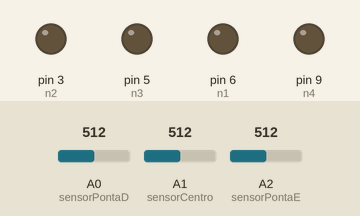
A sketch run on a simulated Arduino Uno, built with avr-gcc and run on an emulated ATmega328P. Parts: output pins drawn as LEDs (lit = HIGH). The inputs (shaded band) are chosen by the test bench; at power-on: A0 (sensorPontaD) = 512, A2 (sensorPontaE) = 512, A1 (sensorCentro) = 512.

Above: at 1.2 s.
1.3 s: A0 (sensorPontaD) set to 105
2.8 s: A0 (sensorPontaD) set to 89
At 3.6 s:
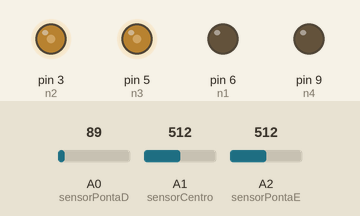
4.3 s: A2 (sensorPontaE) set to 111
5.8 s: A2 (sensorPontaE) set to 90
At 7.0 s:
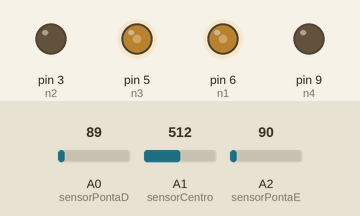
7.3 s: A0 (sensorPontaD) set to 110
At 8.2 s:
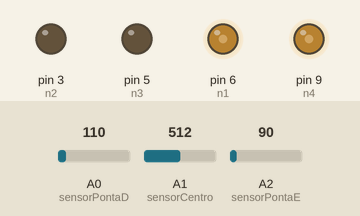
Timing chart, 0 to 9.8 s (numbered marks = the images above; inputs shaded):
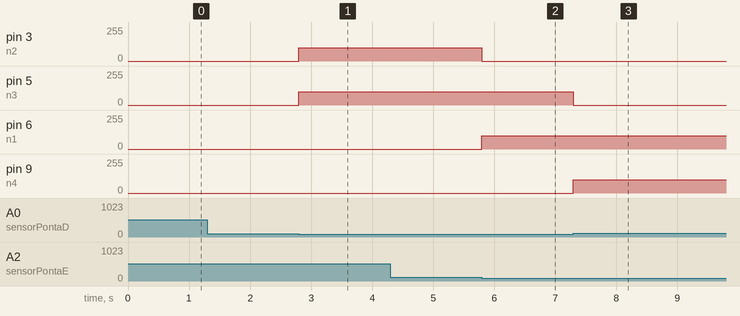

The sketch:

cod-final.ino
```cpp
float sensorCentro = A1;
float sensorPontaD = A0;
float sensorPontaE = A2;
int centro;
int direita;
int esquerda;

int n1 = 6;
int n2 = 3;
int n3 = 5;
int n4 = 9;

int pwm = 100;
int nulo = 0;


void setup() {


  Serial.begin(9600);

  pinMode(n1, OUTPUT);
  pinMode(n2, OUTPUT);
  pinMode(n3, OUTPUT);
  pinMode(n4, OUTPUT);


}
void loop() {

  centro = analogRead(sensorCentro);
  direita = analogRead(sensorPontaD);
  esquerda = analogRead(sensorPontaE);

  //Serial.print ("Centro ");
  //Serial.print (centro);
  //Serial.print (" Direita ");
  //Serial.print (direita);
  //Serial.print (" Esquerda ");
  //Serial.println (esquerda);
  //delay(400);


    if ((centro > 100) && (esquerda < 100) && (direita < 100)){
     frente();
    }else if((centro < 100 && esquerda < 100 && direita > 100) || (centro > 100 && esquerda < 100 && direita > 100)) {
     virarDireita();
    }else if((centro < 100 && esquerda > 100 && direita < 100) || (centro > 100 && esquerda > 100 && direita < 100)) {
     virarEsquerda();
    }


}

  void frente(){
   analogWrite(n1, pwm); //motor A para frente
   analogWrite(n2, nulo); //motor B para frente
   analogWrite(n3, pwm); // motor A para tras
   analogWrite(n4, nulo); //motor B para trás

  }
  void virarDireita(){

   analogWrite(n1, pwm); //motor A para frente
   analogWrite(n2, nulo); //motor B para frente
   analogWrite(n3, nulo); // motor A para tras
   analogWrite(n4, pwm); //motor B para trás

  }

  void virarEsquerda(){

   analogWrite(n1, nulo); //motor A para frente
   analogWrite(n2, pwm); //motor B para frente
   analogWrite(n3, pwm); // motor A para tras
   analogWrite(n4, nulo); //motor B para trás

  }

  void parar(){
	analogWrite(n1, nulo); //parada
	analogWrite(n2, nulo); //parada
	analogWrite(n3, nulo); // parada
	analogWrite(n4, nulo); //parada
  }
```

Measured:
- the behaviour switches between 100 and 99 on A0 (sensorPontaD) (found by bisection; images 0 and 1)
- the behaviour switches between 100 and 99 on A2 (sensorPontaE) (found by bisection; images 1 and 2)
- after the input at 1.3 s, every drawn part: stays the same
- after the input at 2.8 s, pin 3 (n2), pin 5 (n3): 0/255 → 100/255 at once
- after the input at 4.3 s, every drawn part: stays the same
- after the input at 5.8 s, pin 3 (n2): 100/255 → 0/255 at once; pin 6 (n1): 0/255 → 100/255 at once
- after the input at 7.3 s, pin 5 (n3): 100/255 → 0/255 at once; pin 9 (n4): 0/255 → 100/255 at once
